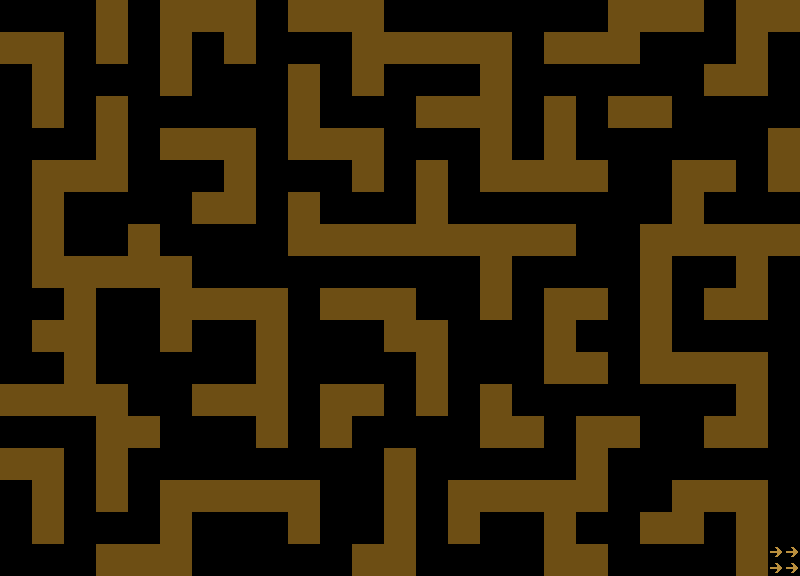

Tiled map render using the project's own tile images. Description and the whole map definition, tile-layer contents included, below:
An orthogonal 50x36 tile map with 16x16 px tiles, 1 tile layer (walls) and 7 objects (5x key, player, llegada).

<map version="1.10" tiledversion="1.12.2" orientation="orthogonal" renderorder="right-down" width="50" height="36" tilewidth="16" tileheight="16" infinite="0" nextlayerid="3" nextobjectid="8">
 <editorsettings>
  <export target="map1.json" format="json" />
 </editorsettings>
 <tileset firstgid="1" name="tiles" tilewidth="16" tileheight="16" tilecount="2" columns="2">
  <image source="../tiles.png" width="32" height="16" />
  <tile id="0">
   <properties>
    <property name="esColisionable" type="bool" value="true" />
   </properties>
  </tile>
 </tileset>
 <layer id="1" name="walls" width="50" height="36">
  <data encoding="csv">
0,0,0,0,0,0,1,1,0,0,1,1,1,1,1,1,0,0,1,1,1,1,1,1,0,0,0,0,0,0,0,0,0,0,0,0,0,0,1,1,1,1,1,1,0,0,1,1,1,1,
0,0,0,0,0,0,1,1,0,0,1,1,1,1,1,1,0,0,1,1,1,1,1,1,0,0,0,0,0,0,0,0,0,0,0,0,0,0,1,1,1,1,1,1,0,0,1,1,1,1,
1,1,1,1,0,0,1,1,0,0,1,1,0,0,1,1,0,0,0,0,0,0,1,1,1,1,1,1,1,1,1,1,0,0,1,1,1,1,1,1,0,0,0,0,0,0,1,1,0,0,
1,1,1,1,0,0,1,1,0,0,1,1,0,0,1,1,0,0,0,0,0,0,1,1,1,1,1,1,1,1,1,1,0,0,1,1,1,1,1,1,0,0,0,0,0,0,1,1,0,0,
0,0,1,1,0,0,0,0,0,0,1,1,0,0,0,0,0,0,1,1,0,0,1,1,0,0,0,0,0,0,1,1,0,0,0,0,0,0,0,0,0,0,0,0,1,1,1,1,0,0,
0,0,1,1,0,0,0,0,0,0,1,1,0,0,0,0,0,0,1,1,0,0,1,1,0,0,0,0,0,0,1,1,0,0,0,0,0,0,0,0,0,0,0,0,1,1,1,1,0,0,
0,0,1,1,0,0,1,1,0,0,0,0,0,0,0,0,0,0,1,1,0,0,0,0,0,0,1,1,1,1,1,1,0,0,1,1,0,0,1,1,1,1,0,0,0,0,0,0,0,0,
0,0,1,1,0,0,1,1,0,0,0,0,0,0,0,0,0,0,1,1,0,0,0,0,0,0,1,1,1,1,1,1,0,0,1,1,0,0,1,1,1,1,0,0,0,0,0,0,0,0,
0,0,0,0,0,0,1,1,0,0,1,1,1,1,1,1,0,0,1,1,1,1,1,1,0,0,0,0,0,0,1,1,0,0,1,1,0,0,0,0,0,0,0,0,0,0,0,0,1,1,
0,0,0,0,0,0,1,1,0,0,1,1,1,1,1,1,0,0,1,1,1,1,1,1,0,0,0,0,0,0,1,1,0,0,1,1,0,0,0,0,0,0,0,0,0,0,0,0,1,1,
0,0,1,1,1,1,1,1,0,0,0,0,0,0,1,1,0,0,0,0,0,0,1,1,0,0,1,1,0,0,1,1,1,1,1,1,1,1,0,0,0,0,1,1,1,1,0,0,1,1,
0,0,1,1,1,1,1,1,0,0,0,0,0,0,1,1,0,0,0,0,0,0,1,1,0,0,1,1,0,0,1,1,1,1,1,1,1,1,0,0,0,0,1,1,1,1,0,0,1,1,
0,0,1,1,0,0,0,0,0,0,0,0,1,1,1,1,0,0,1,1,0,0,0,0,0,0,1,1,0,0,0,0,0,0,0,0,0,0,0,0,0,0,1,1,0,0,0,0,0,0,
0,0,1,1,0,0,0,0,0,0,0,0,1,1,1,1,0,0,1,1,0,0,0,0,0,0,1,1,0,0,0,0,0,0,0,0,0,0,0,0,0,0,1,1,0,0,0,0,0,0,
0,0,1,1,0,0,0,0,1,1,0,0,0,0,0,0,0,0,1,1,1,1,1,1,1,1,1,1,1,1,1,1,1,1,1,1,0,0,0,0,1,1,1,1,1,1,1,1,1,1,
0,0,1,1,0,0,0,0,1,1,0,0,0,0,0,0,0,0,1,1,1,1,1,1,1,1,1,1,1,1,1,1,1,1,1,1,0,0,0,0,1,1,1,1,1,1,1,1,1,1,
0,0,1,1,1,1,1,1,1,1,1,1,0,0,0,0,0,0,0,0,0,0,0,0,0,0,0,0,0,0,1,1,0,0,0,0,0,0,0,0,1,1,0,0,0,0,1,1,0,0,
0,0,1,1,1,1,1,1,1,1,1,1,0,0,0,0,0,0,0,0,0,0,0,0,0,0,0,0,0,0,1,1,0,0,0,0,0,0,0,0,1,1,0,0,0,0,1,1,0,0,
0,0,0,0,1,1,0,0,0,0,1,1,1,1,1,1,1,1,0,0,1,1,1,1,1,1,0,0,0,0,1,1,0,0,1,1,1,1,0,0,1,1,0,0,1,1,1,1,0,0,
0,0,0,0,1,1,0,0,0,0,1,1,1,1,1,1,1,1,0,0,1,1,1,1,1,1,0,0,0,0,1,1,0,0,1,1,1,1,0,0,1,1,0,0,1,1,1,1,0,0,
0,0,1,1,1,1,0,0,0,0,1,1,0,0,0,0,1,1,0,0,0,0,0,0,1,1,1,1,0,0,0,0,0,0,1,1,0,0,0,0,1,1,0,0,0,0,0,0,0,0,
0,0,1,1,1,1,0,0,0,0,1,1,0,0,0,0,1,1,0,0,0,0,0,0,1,1,1,1,0,0,0,0,0,0,1,1,0,0,0,0,1,1,0,0,0,0,0,0,0,0,
0,0,0,0,1,1,0,0,0,0,0,0,0,0,0,0,1,1,0,0,0,0,0,0,0,0,1,1,0,0,0,0,0,0,1,1,1,1,0,0,1,1,1,1,1,1,1,1,0,0,
0,0,0,0,1,1,0,0,0,0,0,0,0,0,0,0,1,1,0,0,0,0,0,0,0,0,1,1,0,0,0,0,0,0,1,1,1,1,0,0,1,1,1,1,1,1,1,1,0,0,
1,1,1,1,1,1,1,1,0,0,0,0,1,1,1,1,1,1,0,0,1,1,1,1,0,0,1,1,0,0,1,1,0,0,0,0,0,0,0,0,0,0,0,0,0,0,1,1,0,0,
1,1,1,1,1,1,1,1,0,0,0,0,1,1,1,1,1,1,0,0,1,1,1,1,0,0,1,1,0,0,1,1,0,0,0,0,0,0,0,0,0,0,0,0,0,0,1,1,0,0,
0,0,0,0,0,0,1,1,1,1,0,0,0,0,0,0,1,1,0,0,1,1,0,0,0,0,0,0,0,0,1,1,1,1,0,0,1,1,1,1,0,0,0,0,1,1,1,1,0,0,
0,0,0,0,0,0,1,1,1,1,0,0,0,0,0,0,1,1,0,0,1,1,0,0,0,0,0,0,0,0,1,1,1,1,0,0,1,1,1,1,0,0,0,0,1,1,1,1,0,0,
1,1,1,1,0,0,1,1,0,0,0,0,0,0,0,0,0,0,0,0,0,0,0,0,1,1,0,0,0,0,0,0,0,0,0,0,1,1,0,0,0,0,0,0,0,0,0,0,0,0,
1,1,1,1,0,0,1,1,0,0,0,0,0,0,0,0,0,0,0,0,0,0,0,0,1,1,0,0,0,0,0,0,0,0,0,0,1,1,0,0,0,0,0,0,0,0,0,0,0,0,
0,0,1,1,0,0,1,1,0,0,1,1,1,1,1,1,1,1,1,1,0,0,0,0,1,1,0,0,1,1,1,1,1,1,1,1,1,1,0,0,0,0,1,1,1,1,1,1,0,0,
0,0,1,1,0,0,1,1,0,0,1,1,1,1,1,1,1,1,1,1,0,0,0,0,1,1,0,0,1,1,1,1,1,1,1,1,1,1,0,0,0,0,1,1,1,1,1,1,0,0,
0,0,1,1,0,0,0,0,0,0,1,1,0,0,0,0,0,0,1,1,0,0,0,0,1,1,0,0,1,1,0,0,0,0,1,1,0,0,0,0,1,1,1,1,0,0,1,1,0,0,
0,0,1,1,0,0,0,0,0,0,1,1,0,0,0,0,0,0,1,1,0,0,0,0,1,1,0,0,1,1,0,0,0,0,1,1,0,0,0,0,1,1,1,1,0,0,1,1,0,0,
0,0,0,0,0,0,1,1,1,1,1,1,0,0,0,0,0,0,0,0,0,0,1,1,1,1,0,0,0,0,0,0,0,0,1,1,1,1,0,0,0,0,0,0,0,0,1,1,2,2,
0,0,0,0,0,0,1,1,1,1,1,1,0,0,0,0,0,0,0,0,0,0,1,1,1,1,0,0,0,0,0,0,0,0,1,1,1,1,0,0,0,0,0,0,0,0,1,1,2,2
</data>
 </layer>
 <objectgroup id="2" name="obj">
  <object id="1" name="player" x="16" y="16">
   <point />
  </object>
  <object id="2" name="llegada" type="llegada" x="784" y="560">
   <point />
  </object>
  <object id="3" name="obj" type="key" x="720" y="16">
   <point />
  </object>
  <object id="4" name="obj" type="key" x="720" y="528">
   <point />
  </object>
  <object id="5" name="obj" type="key" x="720" y="272">
   <point />
  </object>
  <object id="6" name="obj" type="key" x="272" y="528">
   <point />
  </object>
  <object id="7" name="obj" type="key" x="48" y="368">
   <point />
  </object>
 </objectgroup>
</map>
